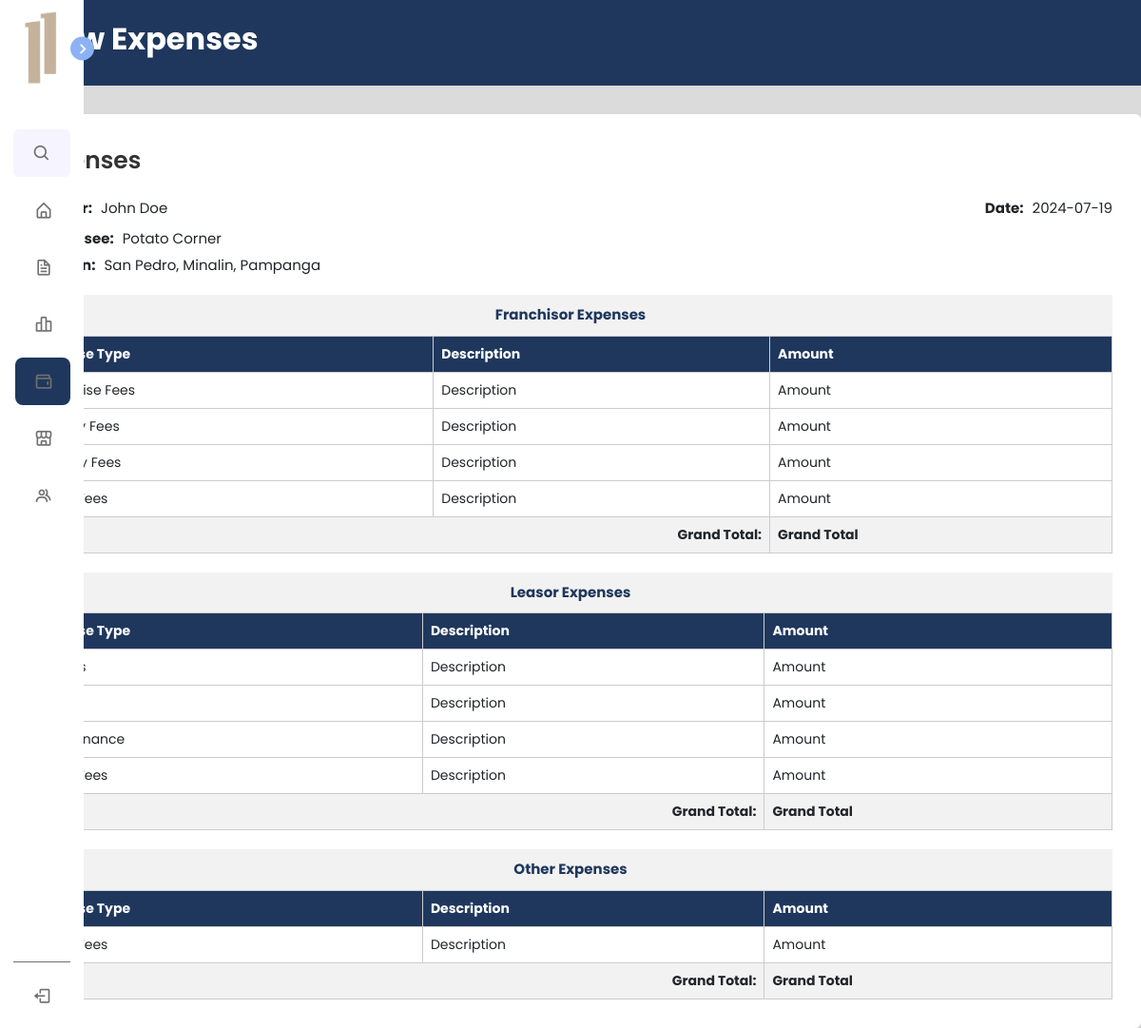
The app's page /pages/salesPerformance/viewExpenses.php?id=1 with its own data.
### tables this page shows
CREATE TABLE `expenses` (
  `ex_id` bigint(250) NOT NULL,
  `encoder_id` bigint(250) NOT NULL,
  `franchisee` varchar(120) NOT NULL,
  `location` text NOT NULL,
  `expense_catergory` varchar(120) NOT NULL,
  `expense_type` text NOT NULL,
  `expense_purpose` text NOT NULL,
  `expense_amount` text NOT NULL,
  `expense_description` text NOT NULL,
  `date_added` date NOT NULL
);

CREATE TABLE `users_accounts` (
  `user_id` bigint(250) NOT NULL,
  `user_name` varchar(255) NOT NULL,
  `user_photo` varchar(150) NOT NULL DEFAULT 'default-profile.png',
  `user_email` varchar(200) NOT NULL,
  `user_password` varchar(200) NOT NULL,
  `user_phone_number` int(15) NOT NULL,
  `user_address` text DEFAULT NULL,
  `user_birthdate` date DEFAULT NULL,
  `user_type` varchar(100) NOT NULL DEFAULT 'user',
  `user_status` varchar(100) NOT NULL DEFAULT 'active',
  `date_created` datetime NOT NULL
);

### pages/salesPerformance/viewExpenses.php (the view, shortened to what this page needs)
<?php
include ("../../phpscripts/database-connection.php");
$id = isset($_GET['id']) ? $_GET['id'] : null;
$data = [];
$franchiseFormattedMap = [
    'potato-corner' => 'Potato Corner',
    'auntie-anne' => 'Auntie Anne\'s',
    'macao-imperial' => 'Macao Imperial Tea'
];
if ($id) {
    $id = mysqli_real_escape_string($con, $id);
    $query = "SELECT expenses.*, users_accounts.user_name
              FROM expenses
              LEFT JOIN users_accounts ON expenses.encoder_id = users_accounts.user_id
              WHERE expenses.ex_id = '$id'";
    $result = mysqli_query($con, $query);
    if ($result) {
        if (mysqli_num_rows($result) > 0) {
            $data = mysqli_fetch_assoc($result);
            if (isset($data['franchisee'])) {
                $data['franchisee'] = isset($franchiseFormattedMap[$data['franchisee']]) ? $franchiseFormattedMap[$data['franchisee']] : $data['franchisee'];
            }
        } else {
            $data['error'] = "No record found with ID: $id";
        }
    } else {
        $data['error'] = "Database query failed: " . mysqli_error($con);
    }
} else {
    $data['error'] = "ID not provided in the URL.";
}
?>
<!DOCTYPE html>
<html lang="en">
<head>
    <link href="https://cdn.jsdelivr.net/npm/bootstrap@5.3.3/dist/css/bootstrap.min.css" rel="stylesheet"
>
    <link rel="stylesheet" href="../../assets/css/navbar.css">
    <link rel="stylesheet" href="../../assets/css/salesReport.css">
    <link href='https://unpkg.com/boxicons@2.1.4/css/boxicons.min.css' rel='stylesheet'>
</head>
<body>
    <header class="contractheader">
        <div class="container-header">
            <h1 class="title">View Expenses</h1>
        </div>
    </header>
    <nav class="sidebar close">
        <header>
            <div class="image-text">
                <span class="image">
                    <img src="../../assets/images/BoxLogo.png" alt="logo">
                </span>
            </div>
            <i class='bx bx-chevron-right toggle'></i>
        </header>
        <div class="menu-bar">
            <div class="menu">
                <li class="search-box">
                    <i class='bx bx-search icon'></i>
                </li>
                <ul class="menu-links">
                    <li class="nav-link" id="dashboard-link">
                        <a href="../../dashboard">
                            <i class='bx bx-home-alt icon'></i>
                        </a>
                    </li>
                    <li class="nav-link" id="franchising-link">
                        <a href="../../pages/contract/franchiseeAgreement">
                            <i class='bx bx-file icon'></i>
                        </a>
                    </li>
                    <li class="nav-link" id="sales-link">
                        <a href="../../pages/salesPerformance/sales">
                            <i class='bx bx-bar-chart-alt-2 icon'></i>
                        </a>
                    </li>
                    <li class="nav-link active" id="expenses-link">
                        <a href="../../pages/salesPerformance/expenses">
                            <i class='bx bx-wallet icon'></i>
                        </a>
                    </li>
                    <li class="nav-link" id="inventory-link">
                        <a href="../../pages/inventory/inventory2">
                            <i class='bx bx-store-alt icon'></i>
                        </a>
                    </li>
                    <li class="nav-link" id="manpower-link">
                        <a href="../../pages/manpower/manpower_dashboard">
                            <i class='bx bx-group icon'></i>
                        </a>
                    </li>
                </ul>
            </div>
            <div class="bottom-content">
                <li>
                    <a href="../../phpscripts/user-logout.php">
                        <i class='bx bx-log-out icon'></i>
                    </a>
                </li>
            </div>
        </div>
    </nav>
    <div class="container">
        <header class="header-report">Expenses</header>
        <header class="header-info">
            <div class="header-section encoder">
                <span class="header-label">Encoder:</span> <?php echo htmlspecialchars($data['user_name']); ?>
            </div>
            <div class="header-section date">
                <span class="header-label">Date:</span> <?php echo htmlspecialchars($data['date_added']); ?>
            </div>
        </header>
        <div class="header-section2">
            <span class="header-label">Franchisee:</span> <?php echo htmlspecialchars($data['franchisee']); ?>
        </div>
        <div class="header-section2">
            <span class="header-label">Location:</span> <?php echo htmlspecialchars($data['location']); ?>
        </div>
        <table>
            <caption><strong>Franchisor Expenses</strong></caption>
            <thead>
                <tr>
                    <th>Expense Type</th>
                    <th>Description</th>
                    <th>Amount</th>
                </tr>
            </thead>
            <tbody>
                <tr>
                    <td>Franchise Fees</td>
                    <td>Description</td>
                    <td>Amount</td>
                </tr>
                <tr>
                    <td>Royalty Fees</td>
                    <td>Description</td>
                    <td>Amount</td>
                </tr>
                <tr>
                    <td>Agency Fees</td>
                    <td>Description</td>
                    <td>Amount</td>
                </tr>
                <tr>
                    <td>Other Fees</td>
                    <td>Description</td>
                    <td>Amount</td>
                </tr>
            <tfoot>
                <tr>
                    <td colspan="2" style="text-align: right;">Grand Total:</td>
                    <td>Grand Total</td>
                </tr>
            </tfoot>
            </tbody>
        </table>
        <table>
            <caption><strong>Leasor Expenses</strong> </caption>
            <thead>
                <tr>
                    <th>Expense Type</th>
                    <th>Description</th>
                    <th>Amount</th>
                </tr>
            </thead>
            <tbody>
                <tr>
                    <td>Rentals</td>
                    <td>Description</td>
                    <td>Amount</td>
                </tr>
                <tr>
                    <td>Utilities</td>
                    <td>Description</td>
                    <td>Amount</td>
                </tr>
                <tr>
                    <td>Maintenance</td>
                    <td>Description</td>
                    <td>Amount</td>
                </tr>
                <tr>
                    <td>Other Fees</td>
                    <td>Description</td>
                    <td>Amount</td>
                </tr>
            <tfoot>
                <tr>
                    <td colspan="2" style="text-align: right;">Grand Total:</td>
                    <td>Grand Total</td>
                </tr>
            </tfoot>
            </tbody>
        </table>
        <table>
            <caption><strong>Other Expenses</strong> </caption>
            <thead>
                <tr>
                    <th>Expense Type</th>
                    <th>Description</th>
                    <th>Amount</th>
                </tr>
            </thead>
            <tbody>
                <tr>
                    <td>Other Fees</td>
                    <td>Description</td>
                    <td>Amount</td>
                </tr>
            <tfoot>
                <tr>
                    <td colspan="2" style="text-align: right;">Grand Total:</td>
                    <td>Grand Total</td>
                </tr>
            </tfoot>
            </tbody>
        </table>
    </div>
</body>
</html>

### assets/css/navbar.css (style rules this page uses)
* { font-family: "Poppins", sans-serif; margin: 0; padding: 0; box-sizing: border-box; }
:root { --body-color: #e4e9f7; --sidebar-color: #fff; --primary-color: #695cfe; --primary-color-light: #f6f5ff; --toggle-color: #ddd; --text-color: #707070; --tran-02: all 0.2s ease; --tran-03: all 0.3s ease; --tran-04: all 0.4s ease; --tran-05: all 0.5s ease; }
body { height: 100vh; background: #ededed; }
.sidebar { position: fixed; top: 0; left: 0; height: 100%; width: 250px; padding: 10px 14px; background: var(--sidebar-color); transition: var(--tran-05); z-index: 100; }
.sidebar.close { width: 88px; }
.sidebar .image { min-width: 60px; display: flex; align-items: center; justify-content: center; }
.sidebar li { height: 50px; margin-top: 10px; list-style: none; display: flex; align-items: center; }
.sidebar li .icon { display: flex; align-items: center; justify-content: center; min-width: 60px; font-size: 20px; }
.sidebar li .icon, .sidebar li .text { color: var(--text-color); transition: var(--tran-02); }
.sidebar header { position: relative; }
.sidebar .image-text img { width: 40px; border-radius: 6px; }
.sidebar header .image-text { display: flex; align-items: center; }
.sidebar header .toggle { position: absolute; top: 50%; right: -25px; transform: translateY(-50%) rotate(180deg); height: 25px; width: 25px; background: #8cb2f5; display: flex; align-items: center; justify-content: center; border-radius: 50%; color: var(--sidebar-color); font-size: 22px; transition: var(--tran-03); }
.sidebar.close header .toggle { transform: translateY(-50%); }
.sidebar .menu { margin-top: 35px; }
.sidebar .search-box { background: var(--primary-color-light); border-radius: 6px; }
.sidebar .bottom-content { border-top: 1px solid var(--text-color); }
.sidebar li a { height: 100%; width: 100%; display: flex; align-items: center; text-decoration: none; border-radius: 6px; transition: var(--tran-04); }
.sidebar .menu-bar { height: calc(100% - 80px); display: flex; flex-direction: column; justify-content: space-between; }
.sidebar .menu-links { margin-left: -30px; }
.menu-links .nav-link.active { background-color: #1f375d; border-radius: 8px; }

### assets/css/salesReport.css (style rules this page uses)
* { margin: 0; padding: 0; box-sizing: border-box; font-family: 'Poppins', sans-serif; }
:root { --header-color: #1F375D; }
body { min-height: 100vh; align-items: center; justify-content: center; background-color: rgb(219, 219, 219); }
.contractheader { height: 90px; background: var(--header-color); color: white; display: flex; align-items: center; }
.container-header { margin-left: 30px; }
.title { font-size: 32px; font-weight: bold; }
.container { position: absolute; top: 120px; left: 50%; transform: translateX(-50%); max-width: 1200px; width: 100%; border-radius: 6px; padding: 30px; background-color: #fff; box-shadow: 0 5px 10px rgba(0, 0, 0, 0.1); }
.container .header-report { position: relative; font-size: 25px; font-weight: 600; color: #333; }
.container .header-report::before { content: ""; position: absolute; left: 0; bottom: -2px; height: 3px; width: 27px; border-radius: 8px; background-color: var(--header-color); }
.header-report { margin-bottom: 20px; }
.header-info { margin-bottom: 10px; display: flex; justify-content: space-between; }
.header-section { font-size: 15px; }
.header-section.encoder { flex: 1; }
.header-section.date { text-align: right; }
.header-section2 { display: block; font-size: 15px; margin-top: 5px; }
.header-label { font-weight: bold; margin-right: 5px; }
caption { caption-side: top; font-size: 15px; padding: 10px; background-color: #f2f2f2; text-align: center; color: var(--header-color); }
caption strong { font-weight: bold; }
table { width: 100%; border-collapse: collapse; margin-top: 20px; font-size: 14px; }
th, td { border: 1px solid #ccc; padding: 8px; text-align: left; font-size: 14px; }
th { background-color: var(--header-color); color: white; font-weight: bold; }
tfoot td { background-color: #f2f2f2; font-weight: bold; }

### records on screen
expenses: users_accounts.user_name "John Doe", date_added "2024-07-19", location "San Pedro, Minalin, Pampanga"

### other values on screen
$data['franchisee'] "Potato Corner"
